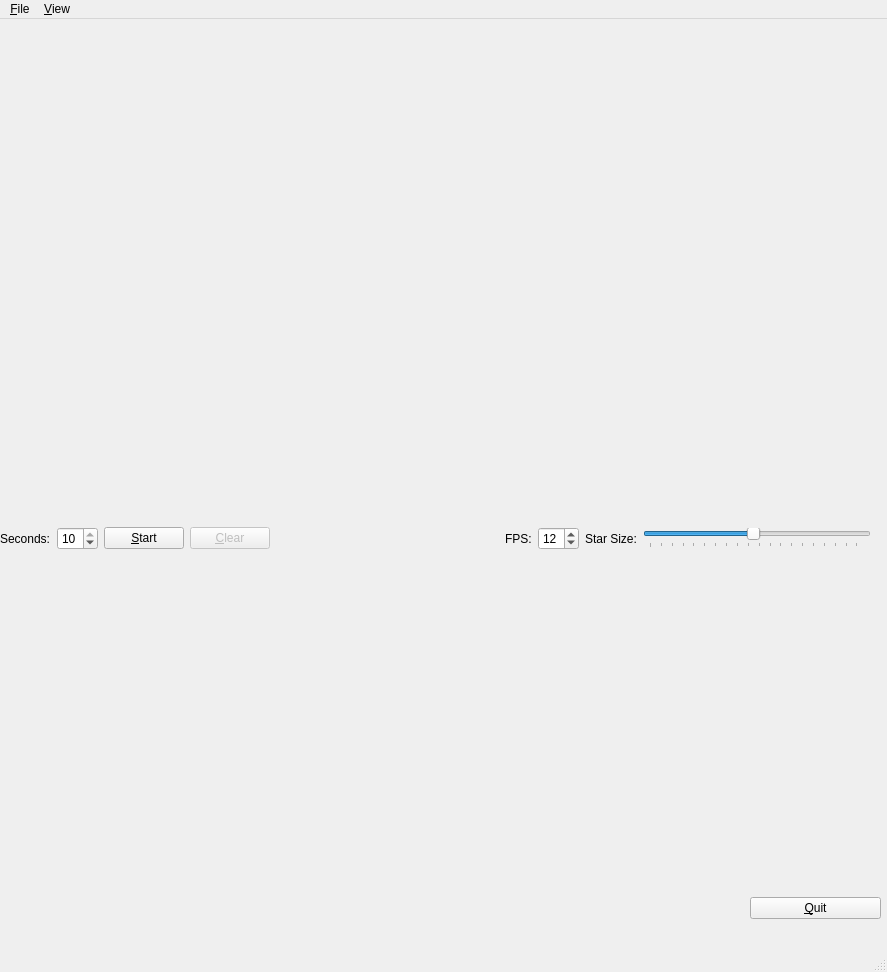
<?xml version="1.0" encoding="UTF-8"?>
<ui version="4.0">
 <class>MainWindow</class>
 <widget class="QMainWindow" name="MainWindow">
  <property name="geometry">
   <rect>
    <x>0</x>
    <y>0</y>
    <width>887</width>
    <height>972</height>
   </rect>
  </property>
  <property name="windowTitle">
   <string>MainWindow</string>
  </property>
  <widget class="QWidget" name="centralwidget">
   <widget class="QWidget" name="lightcurveArea" native="true">
    <property name="geometry">
     <rect>
      <x>0</x>
      <y>-1</y>
      <width>881</width>
      <height>921</height>
     </rect>
    </property>
    <property name="sizePolicy">
     <sizepolicy hsizetype="Expanding" vsizetype="Expanding">
      <horstretch>0</horstretch>
      <verstretch>0</verstretch>
     </sizepolicy>
    </property>
    <widget class="QWidget" name="lcArea" native="true">
     <property name="geometry">
      <rect>
       <x>9</x>
       <y>547</y>
       <width>871</width>
       <height>321</height>
      </rect>
     </property>
     <property name="sizePolicy">
      <sizepolicy hsizetype="Expanding" vsizetype="Expanding">
       <horstretch>0</horstretch>
       <verstretch>0</verstretch>
      </sizepolicy>
     </property>
     <layout class="QVBoxLayout" name="lcLayout"/>
    </widget>
    <widget class="QWidget" name="layoutWidget">
     <property name="geometry">
      <rect>
       <x>0</x>
       <y>500</y>
       <width>871</width>
       <height>41</height>
      </rect>
     </property>
     <layout class="QHBoxLayout" name="horizontalLayout">
      <item>
       <widget class="QLabel" name="seconds_label">
        <property name="text">
         <string>Seconds:</string>
        </property>
       </widget>
      </item>
      <item>
       <widget class="QSpinBox" name="lc_interval">
        <property name="maximum">
         <number>10</number>
        </property>
        <property name="singleStep">
         <number>1</number>
        </property>
        <property name="value">
         <number>10</number>
        </property>
       </widget>
      </item>
      <item>
       <widget class="QPushButton" name="start_button">
        <property name="text">
         <string>&amp;Start</string>
        </property>
        <property name="flat">
         <bool>false</bool>
        </property>
       </widget>
      </item>
      <item>
       <widget class="QPushButton" name="clear_button">
        <property name="enabled">
         <bool>false</bool>
        </property>
        <property name="text">
         <string>&amp;Clear</string>
        </property>
        <property name="shortcut">
         <string>C</string>
        </property>
        <property name="checkable">
         <bool>false</bool>
        </property>
       </widget>
      </item>
      <item>
       <spacer name="horizontalSpacer">
        <property name="orientation">
         <enum>Qt::Horizontal</enum>
        </property>
        <property name="sizeHint" stdset="0">
         <size>
          <width>40</width>
          <height>20</height>
         </size>
        </property>
       </spacer>
      </item>
      <item>
       <widget class="QLabel" name="fps_label">
        <property name="text">
         <string>FPS:</string>
        </property>
       </widget>
      </item>
      <item>
       <widget class="QSpinBox" name="fps_box">
        <property name="minimum">
         <number>1</number>
        </property>
        <property name="maximum">
         <number>30</number>
        </property>
        <property name="value">
         <number>12</number>
        </property>
       </widget>
      </item>
      <item>
       <widget class="QLabel" name="radius_label">
        <property name="text">
         <string>Star Size:</string>
        </property>
       </widget>
      </item>
      <item>
       <widget class="QSlider" name="radius_slider">
        <property name="minimum">
         <number>5</number>
        </property>
        <property name="maximum">
         <number>201</number>
        </property>
        <property name="singleStep">
         <number>5</number>
        </property>
        <property name="value">
         <number>100</number>
        </property>
        <property name="sliderPosition">
         <number>100</number>
        </property>
        <property name="orientation">
         <enum>Qt::Horizontal</enum>
        </property>
        <property name="invertedAppearance">
         <bool>false</bool>
        </property>
        <property name="invertedControls">
         <bool>false</bool>
        </property>
        <property name="tickPosition">
         <enum>QSlider::TicksBelow</enum>
        </property>
       </widget>
      </item>
     </layout>
    </widget>
    <widget class="QWidget" name="webcamArea" native="true">
     <property name="geometry">
      <rect>
       <x>10</x>
       <y>0</y>
       <width>871</width>
       <height>491</height>
      </rect>
     </property>
     <property name="sizePolicy">
      <sizepolicy hsizetype="Expanding" vsizetype="Expanding">
       <horstretch>0</horstretch>
       <verstretch>0</verstretch>
      </sizepolicy>
     </property>
     <layout class="QVBoxLayout" name="webcamLayout"/>
    </widget>
    <widget class="QWidget" name="horizontalLayoutWidget">
     <property name="geometry">
      <rect>
       <x>750</x>
       <y>870</y>
       <width>131</width>
       <height>41</height>
      </rect>
     </property>
     <layout class="QHBoxLayout" name="horizontalLayout_2">
      <item>
       <widget class="QPushButton" name="quit_button">
        <property name="text">
         <string>&amp;Quit</string>
        </property>
       </widget>
      </item>
     </layout>
    </widget>
   </widget>
  </widget>
  <widget class="QMenuBar" name="menubar">
   <property name="geometry">
    <rect>
     <x>0</x>
     <y>0</y>
     <width>887</width>
     <height>25</height>
    </rect>
   </property>
   <widget class="QMenu" name="menuFile">
    <property name="title">
     <string>&amp;File</string>
    </property>
    <addaction name="actionSave_Pics"/>
    <addaction name="actionLoop_Mode"/>
    <addaction name="separator"/>
    <addaction name="actionQuit"/>
   </widget>
   <widget class="QMenu" name="menuView">
    <property name="title">
     <string>&amp;View</string>
    </property>
    <addaction name="actionColors"/>
   </widget>
   <addaction name="menuFile"/>
   <addaction name="menuView"/>
  </widget>
  <widget class="QStatusBar" name="statusbar"/>
  <action name="actionColors">
   <property name="checkable">
    <bool>true</bool>
   </property>
   <property name="checked">
    <bool>true</bool>
   </property>
   <property name="text">
    <string>Show Colors</string>
   </property>
  </action>
  <action name="actionGray">
   <property name="checkable">
    <bool>true</bool>
   </property>
   <property name="text">
    <string>Gray</string>
   </property>
  </action>
  <action name="actionQuit">
   <property name="text">
    <string>Quit</string>
   </property>
  </action>
  <action name="actionSave_Pics">
   <property name="checkable">
    <bool>true</bool>
   </property>
   <property name="text">
    <string>Save Pics!</string>
   </property>
  </action>
  <action name="actionLoop_Mode">
   <property name="checkable">
    <bool>true</bool>
   </property>
   <property name="checked">
    <bool>true</bool>
   </property>
   <property name="text">
    <string>Loop Mode</string>
   </property>
  </action>
 </widget>
 <resources/>
 <connections/>
</ui>
